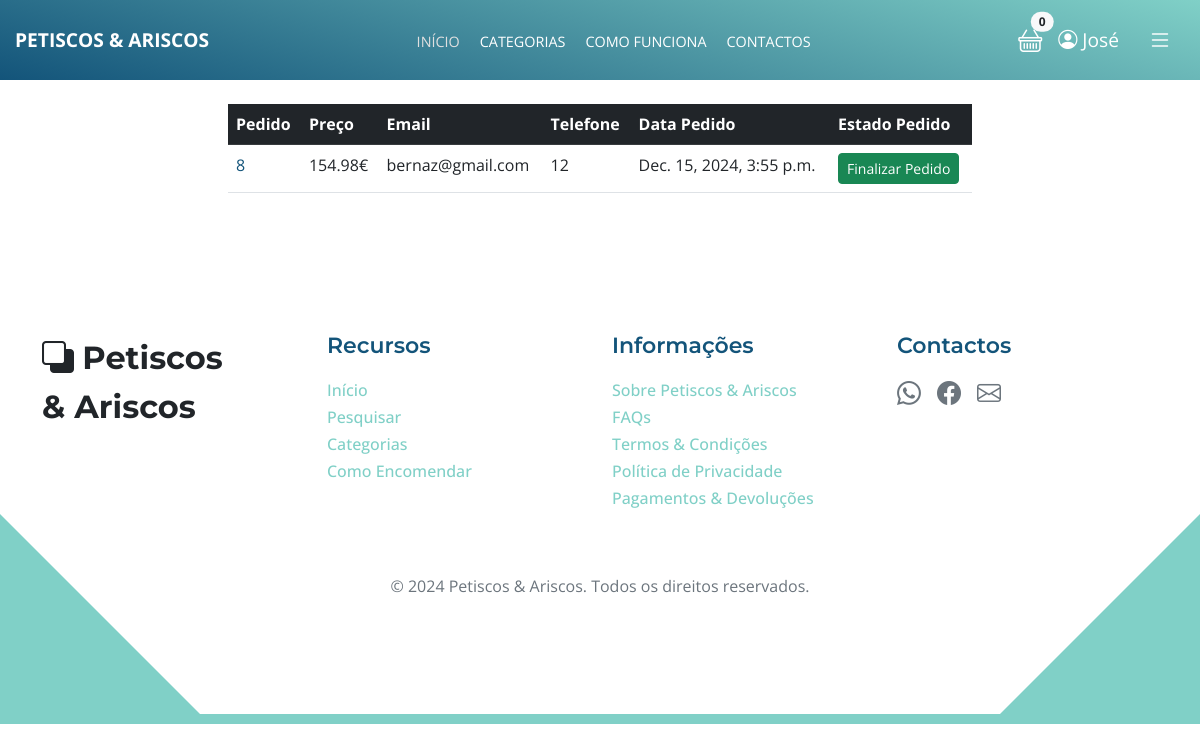
Before: /pagamentos/pedidos_inacabados (signed in) with the older database file.
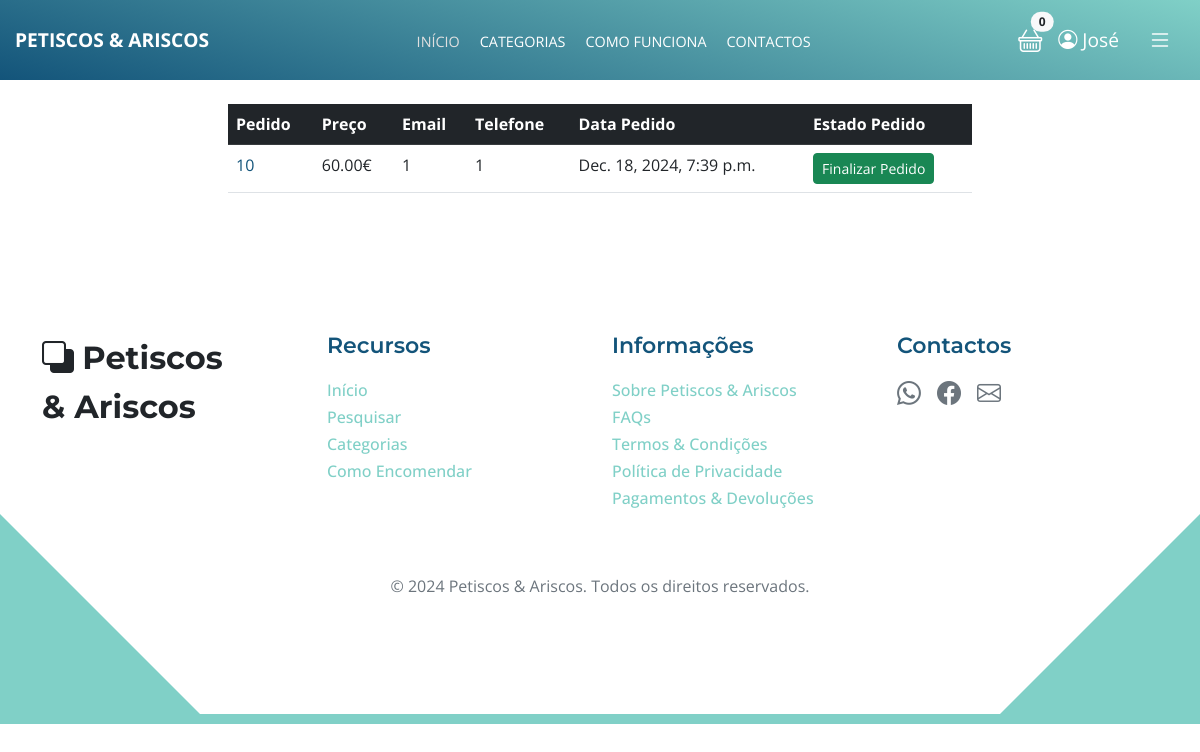
After: the same page with the newer database file.
### pagamentos/models.py (models this page shows, shortened)
class Order(models.Model):
    user = models.ForeignKey(User, on_delete=models.CASCADE, null=True, blank=True)
    full_name = models.CharField(max_length=250)
    email = models.EmailField(max_length=250)
    shipping_address = models.TextField(max_length=1500)
    phone = models.CharField(max_length=200, null=True, blank=True)
    amount_paid = models.DecimalField(max_digits=10, decimal_places=2)
    date_ordered = models.DateTimeField(auto_now_add=True)
    shipped = models.BooleanField(default=False)
    date_shipped = models.DateTimeField(blank=True, null=True)

### pagamentos/views.py (the view, shortened to what this page needs)
# urls.py: path('pedidos_inacabados', views.not_shipped_dash, name='not_shipped_dash'),
def not_shipped_dash(request):
	if request.user.is_authenticated and request.user.is_superuser:
		orders = Order.objects.filter(shipped=False)
		return render(request, "payment/not_shipped_dash.html", {"orders":orders})
	else:
		messages.success(request, "Access Denied")
		return redirect('home')

### carrinho/cart.py (called while the page is built)
	def __len__(self):
		return len(self.cart)

### carrinho/context_processors.py (called while the page is built)
def cart(request):
	return {'cart': Cart(request)}

### pagamentos/templates/payment/not_shipped_dash.html (shortened to what this page needs)
{% extends 'base.html' %}
{% block content %}
        <div class="container">
            <div class="row">
                <center>
                    <div class="col-8">
                        <br/>
                        <table class="table">
                            <thead class="table-dark">
                                <tr>
                                    <th scope="col">Pedido</th>
                                    <th scope="col">Preço</th>
                                    <th scope="col">Email</th>
                                    <th scope="col">Telefone</th>
                                    <th scope="col">Data Pedido</th>
                                    <th scope="col">Estado Pedido</th>
                                </tr>
                            </thead>
                            <tbody>
                                {% for item in orders %}
                                <tr>
                                    <td><a href="{% url 'orders' item.id %}">{{ item.id }}</a></td>
                                    <td>{{ item.amount_paid }}€</td>
                                    <td>{{ item.email }}</td>
                                    <td>{{ item.phone }}</td>
                                    <td>{{ item.date_ordered }}</td>
                                    <td>
                                    <form method="POST">
                                            <button type="submit" class="btn btn-success btn-sm">Finalizar Pedido</button>
                                        </form>
                                    </td>
                                </tr>
                                {% endfor %}
                            </tbody>
                        </table>
                        <br/>
                    </div>
                </center>
            </div>
        </div>
{% endblock %}

### loja/templates/base.html (shortened to what this page needs)
{% load static %}
<!DOCTYPE html>
<html lang="en">
    <head>
        <link href="https://cdn.jsdelivr.net/npm/bootstrap-icons@latest/font/bootstrap-icons.css" rel="stylesheet" />
        <link href="{% static 'css/customs.css' %}" rel="stylesheet">
        <link href="{% static 'css/styles.css' %}" rel="stylesheet">
        <link href="{% static 'css/template-topics.css' %}" rel="stylesheet">
    </head>
<body>
    {% include 'navbar.html' %}
    <main>
        {% block content %}
        {% endblock %}
    </main>
    <footer class="site-footer section-padding" id="section_4">
        <div class="container">
            <div class="row">
                <div class="col-lg-3 col-md-6 mb-4 pb-2 text-start">
                    <a class="navbar-brand mb-2" href="{% url 'home' %}">
                        <i class="bi-back"></i>
                        <span>Petiscos<br>& Ariscos</span>
                    </a>
                </div>
                <div class="col-lg-3 col-md-6 mb-4">
                    <h6 class="site-footer-title mb-3">Recursos</h6>
                    <ul class="site-footer-links list-unstyled">
                        <li class="site-footer-link-item">
                            <a href="#" class="site-footer-link">Início</a>
                        </li>
                        <li class="site-footer-link-item">
                            <a href="#" class="site-footer-link">Pesquisar</a>
                        </li>
                        <li class="site-footer-link-item">
                            <a href="#" class="site-footer-link">Categorias</a>
                        </li>
                        <li class="site-footer-link-item">
                            <a href="#" class="site-footer-link">Como Encomendar</a>
                        </li>
                    </ul>
                </div>
                <div class="col-lg-3 col-md-6 mb-4">
                    <h6 class="site-footer-title mb-3">Informações</h6>
                    <ul class="site-footer-links list-unstyled">
                        <li class="site-footer-link-item">
                            <a href="#" class="site-footer-link">Sobre Petiscos & Ariscos</a>
                        </li>
                        <li class="site-footer-link-item">
                            <a href="#" class="site-footer-link">FAQs</a>
                        </li>
                        <li class="site-footer-link-item">
                            <a href="#" class="site-footer-link">Termos & Condições</a>
                        </li>
                        <li class="site-footer-link-item">
                            <a href="#" class="site-footer-link">Política de Privacidade</a>
                        </li>
                        <li class="site-footer-link-item">
                            <a href="#" class="site-footer-link">Pagamentos & Devoluções</a>
                        </li>
                    </ul>
                </div>
                <div class="col-lg-3 col-md-6 mb-4">
                    <h6 class="site-footer-title mb-3">Contactos</h6>
                    <div class="d-flex gap-3">
                        <a href="https://wa.me/351917951185" target="_blank" class="text-footer-link">
                            <i class="bi-whatsapp"></i>
                        </a>
                        <a href="https://www.facebook.com/PetiscosAriscos" target="_blank" class="text-footer-link">
                            <i class="bi-facebook"></i>
                        </a>
                        <a href="mailto:angelinacorreia11@sapo.pt" class="text-footer-link">
                            <i class="bi-envelope"></i>
                        </a>
                    </div>
                </div>
            </div>
            <div class="row">
                <div class="col-12 text-center mt-4">
                    <p class="copyright-text">© 2024 Petiscos & Ariscos. Todos os direitos reservados.</p>
                </div>
            </div>
        </div>
    </footer>
</body>
</html>

### loja/templates/navbar.html (shortened to what this page needs)
{% load static %}
<nav class="new-navbar">
    <div class="container d-flex justify-content-between align-items-center">
        <a href="#" class="new-navbar-brand">Petiscos & Ariscos</a>
        <ul class="new-navbar-nav d-flex mb-0">
            <li class="new-nav-item">
                <a href="{% url 'home' %}" class="new-nav-link active">INÍCIO</a>
            </li>
            <li class="new-nav-item dropdown">
                <a href="#" class="new-nav-link dropdown-toggle" id="dropdownMenu" role="button" data-bs-toggle="dropdown" aria-expanded="false">
                    CATEGORIAS
                </a>
            </li>
            <li class="new-nav-item">
                <a href="#como-funciona" class="new-nav-link">COMO FUNCIONA</a>
            </li>
            <li class="new-nav-item">
                <a href="#section_4" class="new-nav-link">CONTACTOS</a>
            </li>
        </ul>
        <div class="d-flex align-items-center gap-3">
            <div class="cart-icon position-relative">
                <a href="{% url 'cart_summary' %}" class="cart-link">
                    <i class="bi bi-basket" style="font-size: 1.5rem;"></i>
                    <span class="badge position-absolute top-0 start-100 translate-middle bg-light text-dark rounded-pill" id="cart_quantity">
                        {{ cart|length }}
                    </span>
                </a>
            </div>
            <div class="new-navbar-icons dropdown">
                <a href="#" class="dropdown-toggle no-arrow" id="userDropdown" role="button" data-bs-toggle="dropdown" aria-expanded="false">
                    <i class="bi bi-person-circle"></i>
                    {% if user.is_authenticated %}
                        {{ user.first_name|default:user.username }}
                    {% else %}
                        Conta
                    {% endif %}
                </a>
            </div>
            <button class="btn new-navbar-toggle dropdown-toggle no-arrow" id="customToggle" type="button" data-bs-toggle="dropdown" aria-expanded="false">
                <i class="bi bi-list" style="font-size: 1.5rem;"></i>
            </button>
        </div>
    </div>
</nav>

### static/css/customs.css (style rules this page uses)
.site-footer { border-bottom: 10px solid var(--secondary-color); position: relative; overflow: hidden; }
.site-footer::after { content: ""; position: absolute; bottom: 0; right: 0; width: 0; height: 0; border-style: solid; border-width: 0 0 200px 200px; border-color: transparent transparent var(--secondary-color) transparent; pointer-events: none; }
.site-footer::before { content: ""; position: absolute; bottom: 0; left: 0; width: 0; height: 0; border-style: solid; border-width: 200px 0 0 200px; border-color: transparent transparent transparent var(--secondary-color); pointer-events: none; }
.site-footer-title { color: var(--primary-color); }
.site-footer-links { padding-left: 0; }
.site-footer-link-item { display: block; list-style: none; line-height: normal; }
.site-footer-link { color: var(--secondary-color); font-size: var(--copyright-font-size); font-weight: var(--font-weight-medium); line-height: normal; }
.copyright-text { font-size: var(--copyright-font-size); color: #6c757d; }
.text-footer-link { color: #6c757d; text-decoration: none; font-size: 1.5rem; transition: color 0.3s ease; }
.new-navbar { background: linear-gradient(15deg, #13547a 0%, #80d0c7 100%); padding: 15px 0; position: relative; width: 100%; z-index: 1000; }
.new-navbar .container { max-width: 1200px; margin: 0 auto; padding: 0 15px; }
.new-navbar-brand { font-size: 1.2rem; font-weight: bold; color: #fff; text-decoration: none; text-transform: uppercase; }
.new-navbar-nav { list-style: none; gap: 20px; display: flex; margin: 0 auto; padding: 0; }
.new-nav-item { list-style: none; }
.new-nav-link { color: #fff; font-size: 0.9rem; text-transform: uppercase; text-decoration: none; transition: color 0.3s ease; }
.new-nav-link:hover, .new-nav-link.active { color: #e0e0e0; }
.new-navbar-icons { display: flex; gap: 15px; }
.new-navbar-icons a { color: #fff; font-size: 1.2rem; text-decoration: none; transition: color 0.3s ease; }
.new-navbar-toggle { background: none; border: none; color: white; transition: transform 0.3s ease-in-out; }

### static/css/template-topics.css (style rules this page uses)
:root { --white-color: #ffffff; --primary-color: #13547a; --secondary-color: #80d0c7; --section-bg-color: #f0f8ff; --custom-btn-bg-color: #80d0c7; --custom-btn-bg-hover-color: #13547a; --dark-color: #000000; --p-color: #717275; --border-color: #7fffd4; --link-hover-color: #13547a; --body-font-family: 'Open Sans', sans-serif; --title-font-family: 'Montserrat', sans-serif; --h1-font-size: 58px; --h2-font-size: 46px; --h3-font-size: 32px; --h4-font-size: 28px; --h5-font-size: 24px; --h6-font-size: 22px; --p-font-size: 20px; --menu-font-size: 14px; --btn-font-size: 18px; --copyright-font-size: 16px; --border-radius-large: 100px; --border-radius-medium: 20px; --border-radius-small: 10px; --font-weight-normal: 400; --font-weight-medium: 500; --font-weight-semibold: 600; --font-weight-bold: 700; }
body { background-color: var(--white-color); font-family: var(--body-font-family); }
h2, h3, h4, h5, h6 { color: var(--dark-color); }
h1, h2, h3, h4, h5, h6 { font-family: var(--title-font-family); font-weight: var(--font-weight-semibold); }
h6 { color: var(--primary-color); font-size: var(--h6-font-size); }
p { color: var(--p-color); font-size: var(--p-font-size); font-weight: var(--font-weight-normal); }
ul li { color: var(--p-color); font-size: var(--p-font-size); font-weight: var(--font-weight-normal); }
a, button { touch-action: manipulation; transition: all 0.3s; }
a { display: inline-block; color: var(--primary-color); text-decoration: none; }
.section-padding { padding-top: 100px; padding-bottom: 100px; }
.navbar-brand, .navbar-brand:hover { font-size: var(--h3-font-size); font-weight: var(--font-weight-bold); display: block; }
.navbar-brand span { font-family: var(--title-font-family); }

### loja/templates/navbar.html (style rules this page uses)
.dropdown-toggle::after { display: none; }
.cart-link { color: #fff; text-decoration: none; position: relative; }
.cart-link .bi-basket { font-size: 1.5rem; }
.cart-link .badge { color: #fff; background-color: #000; }
#customToggle .bi-list { color: #fff; }

Changed rows visible on the page:
no longer on this page (row edited): Order: id "8", amount_paid "154.98", email "bernaz@gmail.com", phone "12", date_ordered "Dec. 15, 2024, 3:55 p.m."
added Order: id "10", amount_paid "60.00", email "1", phone "1", date_ordered "Dec. 18, 2024, 7:39 p.m."
